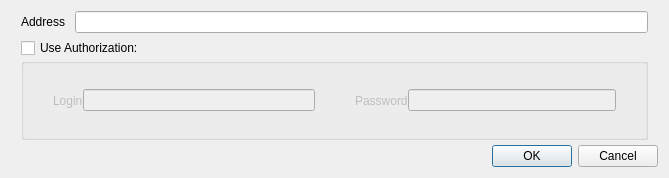
<?xml version="1.0" encoding="UTF-8"?>
<ui version="4.0">
 <class>NewDLDialog</class>
 <widget class="QDialog" name="NewDLDialog">
  <property name="geometry">
   <rect>
    <x>0</x>
    <y>0</y>
    <width>669</width>
    <height>178</height>
   </rect>
  </property>
  <property name="windowTitle">
   <string>Add URL</string>
  </property>
  <property name="sizeGripEnabled">
   <bool>false</bool>
  </property>
  <layout class="QHBoxLayout" name="horizontalLayout">
   <property name="sizeConstraint">
    <enum>QLayout::SetNoConstraint</enum>
   </property>
   <item>
    <layout class="QVBoxLayout" name="verticalLayout">
     <property name="spacing">
      <number>5</number>
     </property>
     <item>
      <layout class="QHBoxLayout" name="horizontalLayout_2">
       <property name="spacing">
        <number>10</number>
       </property>
       <property name="leftMargin">
        <number>10</number>
       </property>
       <property name="rightMargin">
        <number>10</number>
       </property>
       <item>
        <widget class="QLabel" name="label">
         <property name="text">
          <string>Address</string>
         </property>
        </widget>
       </item>
       <item>
        <widget class="QLineEdit" name="lineEdit"/>
       </item>
      </layout>
     </item>
     <item>
      <layout class="QVBoxLayout" name="verticalLayout_3">
       <property name="spacing">
        <number>0</number>
       </property>
       <property name="leftMargin">
        <number>10</number>
       </property>
       <property name="rightMargin">
        <number>10</number>
       </property>
       <item>
        <widget class="QCheckBox" name="checkBox">
         <property name="text">
          <string>Use Authorization:</string>
         </property>
        </widget>
       </item>
       <item>
        <widget class="QGroupBox" name="horizontalGroupBox">
         <property name="enabled">
          <bool>false</bool>
         </property>
         <layout class="QHBoxLayout" name="horizontalLayout_3">
          <property name="spacing">
           <number>0</number>
          </property>
          <item>
           <layout class="QHBoxLayout" name="horizontalLayout_4">
            <property name="leftMargin">
             <number>20</number>
            </property>
            <property name="rightMargin">
             <number>20</number>
            </property>
            <item>
             <widget class="QLabel" name="label_2">
              <property name="text">
               <string>Login</string>
              </property>
             </widget>
            </item>
            <item>
             <widget class="QLineEdit" name="lineEdit_2"/>
            </item>
           </layout>
          </item>
          <item>
           <layout class="QHBoxLayout" name="horizontalLayout_5">
            <property name="leftMargin">
             <number>20</number>
            </property>
            <property name="rightMargin">
             <number>20</number>
            </property>
            <item>
             <widget class="QLabel" name="label_3">
              <property name="text">
               <string>Password</string>
              </property>
             </widget>
            </item>
            <item>
             <widget class="QLineEdit" name="lineEdit_3"/>
            </item>
           </layout>
          </item>
         </layout>
        </widget>
       </item>
      </layout>
     </item>
     <item>
      <widget class="QDialogButtonBox" name="buttonBox">
       <property name="standardButtons">
        <set>QDialogButtonBox::Cancel|QDialogButtonBox::Ok</set>
       </property>
      </widget>
     </item>
    </layout>
   </item>
  </layout>
 </widget>
 <resources/>
 <connections/>
</ui>
